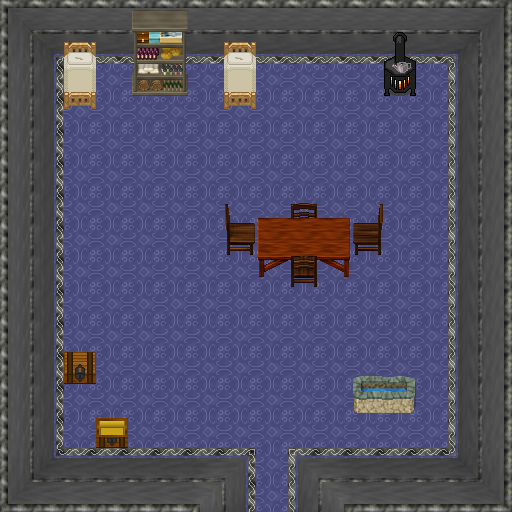

This is a level from a 2D game, rendered from its Tiled map with the project's own tilesets. A one-line summary and the map file follow, with tile-layer data summarised:
An orthogonal 16x16 tile map with 32x32 px tiles, 7 tile layers (0_floor, 1_terrain, 2_object, 3_roof, ...), 1 hidden layer not drawn, 12 tilesets.

<map version="1.0" tiledversion="1.0.3" orientation="orthogonal" renderorder="right-down" width="16" height="16" tilewidth="32" tileheight="32" nextobjectid="1">
 <tileset firstgid="1" name="collision" tilewidth="32" tileheight="32" tilecount="1" columns="1">
  <image source="../../tileset/logic/collision.png" width="32" height="32" />
 </tileset>
 <tileset firstgid="2" name="int_grey" tilewidth="32" tileheight="32" tilecount="121" columns="11">
  <image source="../../tileset/building/wall/int_grey.png" width="352" height="352" />
 </tileset>
 <tileset firstgid="123" name="floor" tilewidth="32" tileheight="32" tilecount="3" columns="3">
  <image source="../../tileset/ground/indoor/floor.png" width="96" height="32" />
 </tileset>
 <tileset firstgid="126" name="wooden_rustic" tilewidth="32" tileheight="32" tilecount="8" columns="4">
  <image source="../../tileset/furniture/chair/wooden_rustic.png" width="128" height="64" />
 </tileset>
 <tileset firstgid="134" name="wooden_trestle" tilewidth="32" tileheight="32" tilecount="9" columns="3">
  <image source="../../tileset/furniture/table/wooden_trestle.png" width="96" height="96" />
 </tileset>
 <tileset firstgid="143" name="wooden_trestle_vertical" tilewidth="32" tileheight="32" tilecount="6" columns="2">
  <image source="../../tileset/furniture/table/wooden_trestle_vertical.png" width="64" height="96" />
 </tileset>
 <tileset firstgid="149" name="warmer" tilewidth="32" tileheight="32" tilecount="2" columns="1">
  <image source="../../tileset/furniture/kitchen/warmer.png" width="32" height="64" />
 </tileset>
 <tileset firstgid="151" name="shelf_3" tilewidth="32" tileheight="32" tilecount="10" columns="2">
  <image source="../../tileset/furniture/shelve/shelf_3.png" width="64" height="160" />
 </tileset>
 <tileset firstgid="161" name="single_grey" tilewidth="32" tileheight="32" tilecount="9" columns="3">
  <image source="../../tileset/furniture/bed/single_grey.png" width="96" height="96" />
 </tileset>
 <tileset firstgid="170" name="single_dingy_white" tilewidth="32" tileheight="32" tilecount="3" columns="1">
  <image source="../../tileset/furniture/bed/single_dingy_white.png" width="32" height="96" />
 </tileset>
 <tileset firstgid="173" name="pale_brown_stone" tilewidth="32" tileheight="32" tilecount="4" columns="2">
  <image source="../../tileset/furniture/sink/pale_brown_stone.png" width="64" height="64" />
 </tileset>
 <tileset firstgid="177" name="small" tilewidth="32" tileheight="32" tilecount="2" columns="1">
  <image source="../../tileset/item/chest/small.png" width="32" height="64" />
 </tileset>
 <layer name="0_floor" width="16" height="16">
  <data>[256 cells, 256 non-empty, 1 distinct tile ids]</data>
 </layer>
 <layer name="1_terrain" width="16" height="16">
  <data>[256 cells, 127 non-empty, 47 distinct tile ids]</data>
 </layer>
 <layer name="2_object" width="16" height="16">
  <data>[256 cells, 12 non-empty, 11 distinct tile ids]</data>
 </layer>
 <layer name="3_roof" width="16" height="16">
  <data>[256 cells, 7 non-empty, 7 distinct tile ids]</data>
 </layer>
 <layer name="4_roof_add" width="16" height="16">
  <data>[256 cells, 0 non-empty, 0 distinct tile ids]</data>
 </layer>
 <layer name="objects" width="16" height="16">
  <data>[256 cells, 0 non-empty, 0 distinct tile ids]</data>
 </layer>
 <layer name="collision" width="16" height="16" visible="0" opacity="0.44">
  <data>[256 cells, 128 non-empty, 1 distinct tile ids]</data>
 </layer>
 <layer name="protection" width="16" height="16">
  <data>[256 cells, 0 non-empty, 0 distinct tile ids]</data>
 </layer>
</map>
